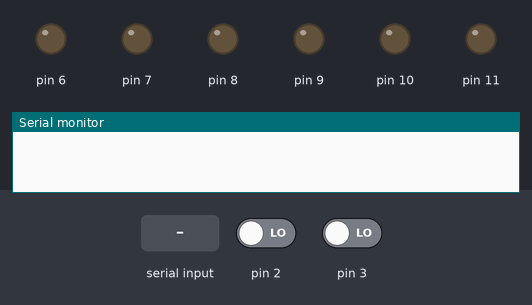
Recording of a sketch running on a simulated Arduino Uno, built with avr-gcc and run on an emulated ATmega328P. On the bench: output pins drawn as LEDs (lit = HIGH), the last lines printed to the serial monitor. The inputs (shaded band) are chosen by the test bench; at power-on: pin 2 LOW, pin 3 LOW.

Above: at 0.9 s.
1.0 s: "VL" received over Serial
At 3.2 s:
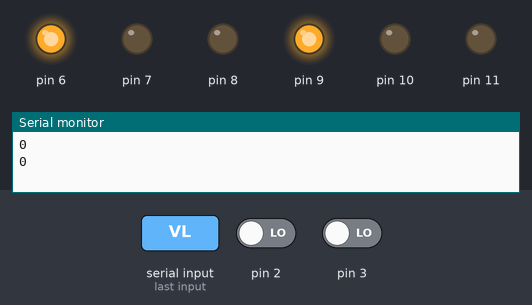
3.5 s: "REV" received over Serial
Timing chart, 0 to 6.5 s (numbered marks = the images above; inputs shaded):
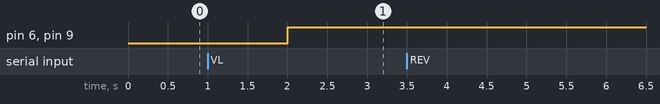

Measured:
- after the input at 1.0 s, pin 6, pin 9: LOW → HIGH after 1.0 s

The sketch:

Cam_line_follower_v2.ino
```cpp
class motor{

  String ID;
  int IN_1_PIN;
  int IN_2_PIN;
  int PWM_PIN;
  int ENC_A_PIN;
  int ENC_B_PIN;
  int counter;
  int PWM_LIM;
  int counts_per_rotation;

  public:
  motor(String ID, int IN_1_PIN, int IN_2_PIN, int PWM_PIN, int ENC_A_PIN, int ENC_B_PIN, int counts_per_rotation = 420){
    this->ID = ID;
    this->IN_1_PIN = IN_1_PIN;
    this->IN_2_PIN = IN_2_PIN;
    this->PWM_PIN = PWM_PIN;
    this->ENC_A_PIN = ENC_A_PIN;
    this->ENC_B_PIN = ENC_B_PIN;
    this->counter = 0;
    this->PWM_LIM = 100;
    this->counts_per_rotation = counts_per_rotation;

    pinMode(this->ENC_A_PIN, INPUT);
    pinMode(this->ENC_B_PIN, INPUT);
    pinMode(this->IN_1_PIN, OUTPUT);
    pinMode(this->IN_2_PIN, OUTPUT);
  }

  int get_ENC_A_PIN(){
    return this->ENC_A_PIN;
  }

  void read_Encoder(){
    if(digitalRead(this->ENC_B_PIN) > 0){
      counter++;
    }
    else{
      counter--;
    }
//    Serial.print(ID+": ");
//    Serial.println(counter);
  }

  void drive(int PWM){
    /*
    PWM>0 ==> Counter-clockwise rotation
    */
    PWM = min(PWM, PWM_LIM);
    PWM = max(PWM, -PWM_LIM);

    if(PWM>0){
      digitalWrite(IN_2_PIN, 1);
      digitalWrite(IN_1_PIN, 0);
      analogWrite(PWM_PIN, PWM);
    }
    else{
      digitalWrite(IN_1_PIN, 1);
      digitalWrite(IN_2_PIN, 0);
      analogWrite(PWM_PIN, -PWM);
    }

  }

  void controlAnglePID(float targetAngle, float kp, float ki, float kd) {
    long target_count = targetAngle * (this->counts_per_rotation / 360.0); // Convert target angle to ticks
    long error = target_count - this->counter;
    static float integral = 0;
    static float prevError = 0;

    // Proportional term
    float P = kp * error;

    // Integral term
    integral += ki * error;

    // Derivative term
    float derivative = kd * (error - prevError);

    // PID control signal
    long controlSignal = P + integral + derivative;

    Serial.println("P: "+String((int)(P))+" I: "+String((int)(integral))+" D: "+String((int)(derivative)));

    // Update motor speed
    if(controlSignal>0)
    controlSignal = max(40,controlSignal);
    else if(controlSignal<0)
    controlSignal = min(-40,controlSignal);

    this->drive(controlSignal);

//    Serial.println(controlSignal);

    // Save current error for next iteration
    prevError = error;
  }


};

motor left("LEFT", 6, 7, 10, 2, 4);
motor right("RIGHT", 9, 8, 11, 3, 5);

void read_Helper_Left(){
  left.read_Encoder();
}
void read_Helper_Right(){
  right.read_Encoder();
}


void forward(int PWM = 50){
  left.drive(PWM);
  right.drive(-PWM);
}
void backward(int PWM = 50){
  left.drive(-PWM);
  right.drive(PWM);
}
void turn_right(int PWM = 50){
  left.drive(PWM);
  right.drive(PWM);
}
void turn_left(int PWM = 50){
  left.drive(-PWM);
  right.drive(-PWM);
}
void stop_motor(){
  left.drive(0);
  right.drive(0);
}


void setup() {
  Serial.begin(2000000);
  Serial.setTimeout(2);

  attachInterrupt(digitalPinToInterrupt(left.get_ENC_A_PIN()), read_Helper_Left, RISING);
  attachInterrupt(digitalPinToInterrupt(right.get_ENC_A_PIN()), read_Helper_Right, RISING);
//  right.drive(60);
  while(!Serial.available());
  delay(1000);
//  right.drive(0);
}
void loop() {
  while(!Serial.available());
  String input = Serial.readString();
  if(input.indexOf("VL")!=-1){
  //  Serial.println(input);
    int leftPWM = input.substring(input.indexOf("VL")+2, input.indexOf("VR")).toInt();
    int rightPWM = input.substring(input.indexOf("VR")+2, input.length()).toInt();
    Serial.println(leftPWM);
    Serial.println(rightPWM);
    if(abs(leftPWM)<40)
    leftPWM = 40*constrain(leftPWM,-1,1);
    left.drive(leftPWM);
    if(abs(rightPWM)<40)
    rightPWM = 40*constrain(rightPWM,-1,1);
    right.drive(rightPWM);
  }
  else if(input.indexOf("REV")!=-1){
    int turn_vel = input.substring(input.indexOf("REV")+3, input.length()).toInt();
    turn_right(turn_vel);
    Serial.println(input);
  }
  else if(input.indexOf("MAN")!=-1){
    int op = input.substring(input.indexOf("MAN")+3, input.length()).toInt();
    switch(op){
      case 5: {
        stop_motor();
        break;
      }
      case 2: {
        backward();
        break;
      }
      case 8: {
        forward();
        break;
      }
      case 4: {
        turn_left();
        break;
      }
      case 6: {
        turn_right();
        break;
      }
    }

  }

//    delay(2000);
//    stop_motor();

//  left.controlAnglePID(180, 0.5, 0.00001, 0.1); // Example usage: control left motor to reach 90 degrees
//  right.controlAnglePID(180, 0.5, 0.00001, 0.1);
}
```
